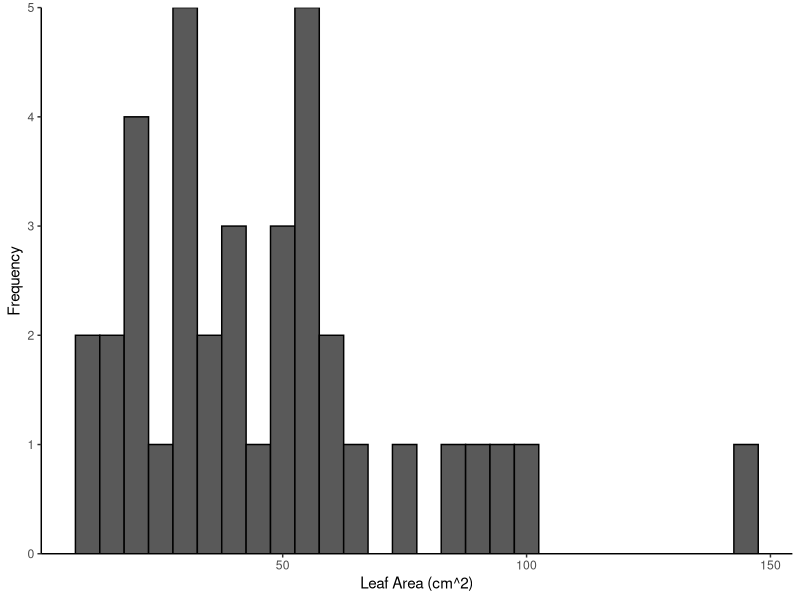
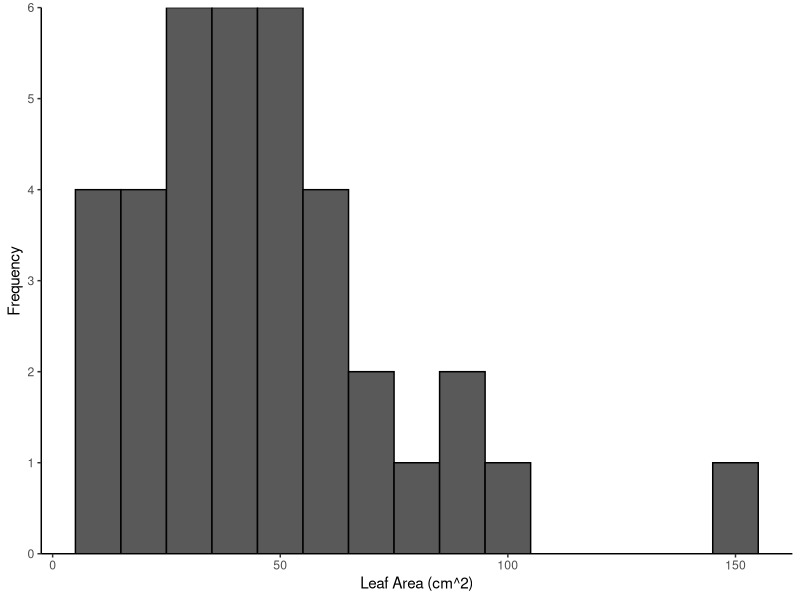
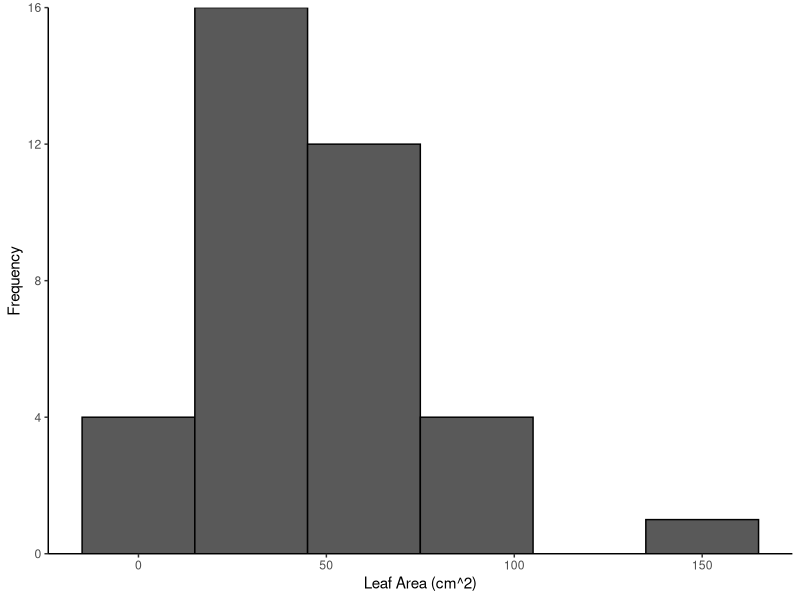
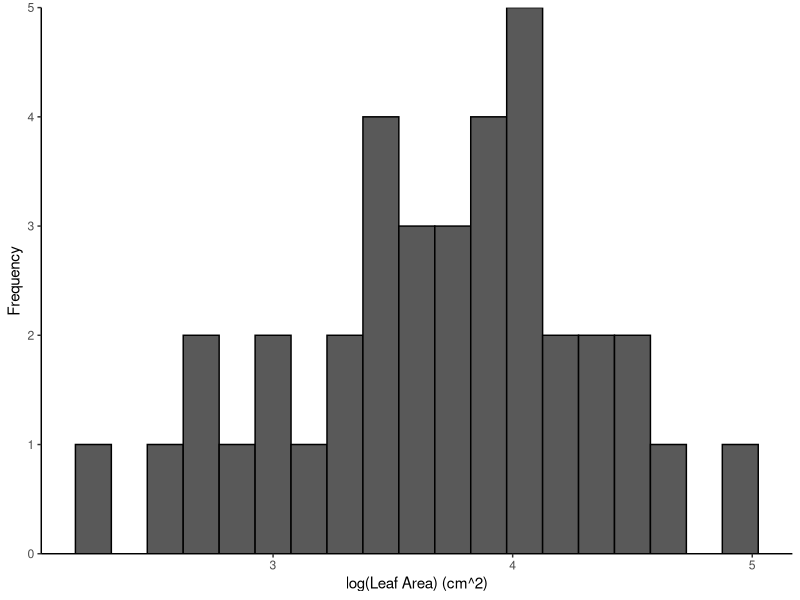
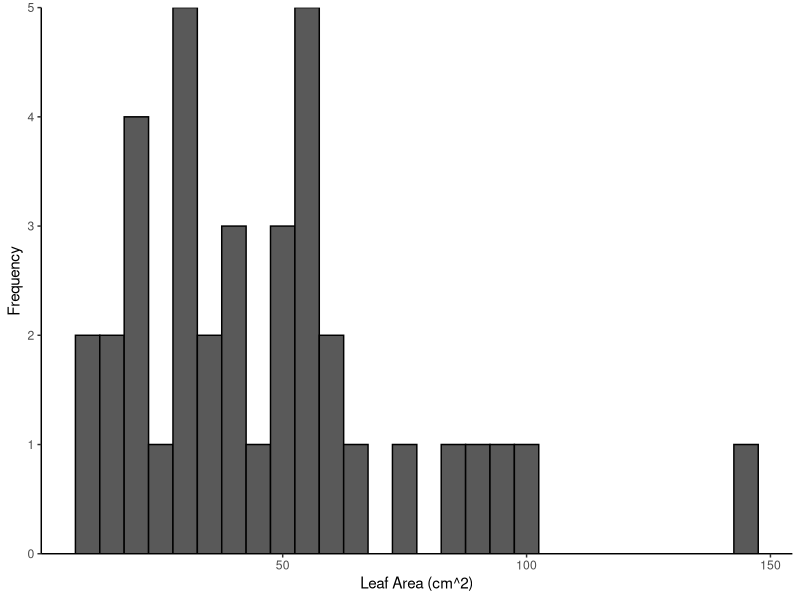
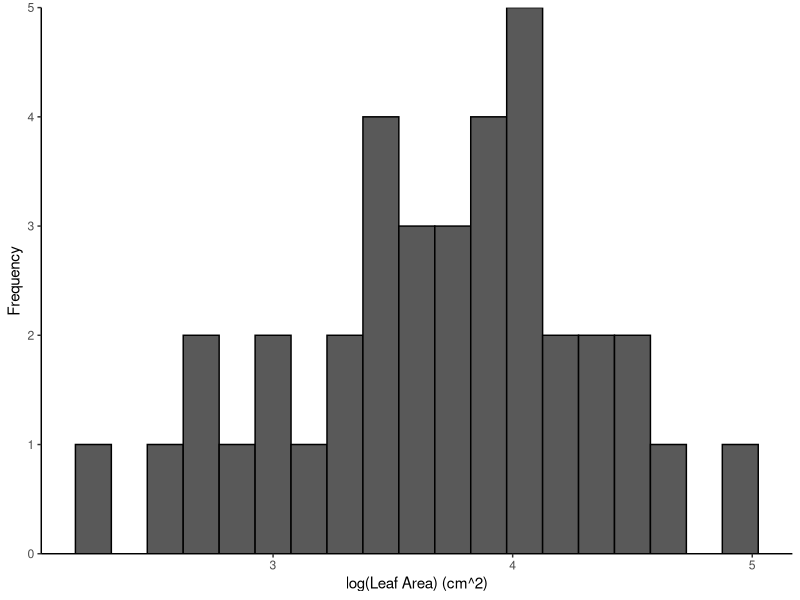

Here is the R script that generated these plots, in order:
# Professional Skills Statistical Assessment
# Emma Gemal, s1758915@sms.ed.ac.uk
# University of Edinburgh
# Last updated: 14 October 2020

## LIBRARY ----
library(tidyverse)
library(ggpubr)

# loading the data
ingatraits <- read.csv("Inga_traits.csv")
str(ingatraits)  # checking the data loaded properly 

## EXERCISE 1: HISTOGRAMS & NORMALITY ----
# Creating a histogram of leaf area 
# checking distribution of data at a variety of binwidths 
(leafarea_hist <- ggplot(ingatraits, aes(x = Leaf_Area)) +
                    xlab("Leaf Area (cm^2)") +
                    ylab("Frequency") +
                    geom_histogram(binwidth = 5,
                                   color = "black") +
                    theme_classic() +
                    scale_y_continuous(expand = c(0,0)))

(leafarea_hist2 <- ggplot(ingatraits, aes(x = Leaf_Area)) +
                      xlab("Leaf Area (cm^2)") +
                      ylab("Frequency") +
                      geom_histogram(binwidth = 10,
                                     color = "black") +
                      theme_classic() +
                      scale_y_continuous(expand = c(0,0)))

(leafarea_hist3 <- ggplot(ingatraits, aes(x = Leaf_Area)) +
                      xlab("Leaf Area (cm^2)") +
                      ylab("Frequency") +
                      geom_histogram(binwidth = 30,
                                     color = "black") +
                      theme_classic() +
                      scale_y_continuous(expand = c(0,0)))

# all show the same distribution: a skew to the left, does not appear to be normally distributed

ggsave(leafarea_hist, file = "leafarea_histogram.png", width = 4, height = 4, units = c("in"))


# Log-transforming leaf area 
ingatraits_trans <- ingatraits %>% 
                        mutate(logLeaf_Area = log(Leaf_Area))

(log_hist <- ggplot(ingatraits_trans, aes(x = logLeaf_Area)) +
                xlab("log(Leaf Area) (cm^2)") +
                ylab("Frequency") +
                geom_histogram(binwidth = 0.15,
                               color = "black") +
                theme_classic() +
                scale_y_continuous(expand = c(0,0)))

# looks more normality distributed with the log transformation 

ggsave(log_hist, file = "log_leafarea_hist.png", width = 4, height = 4, units = c("in"))
